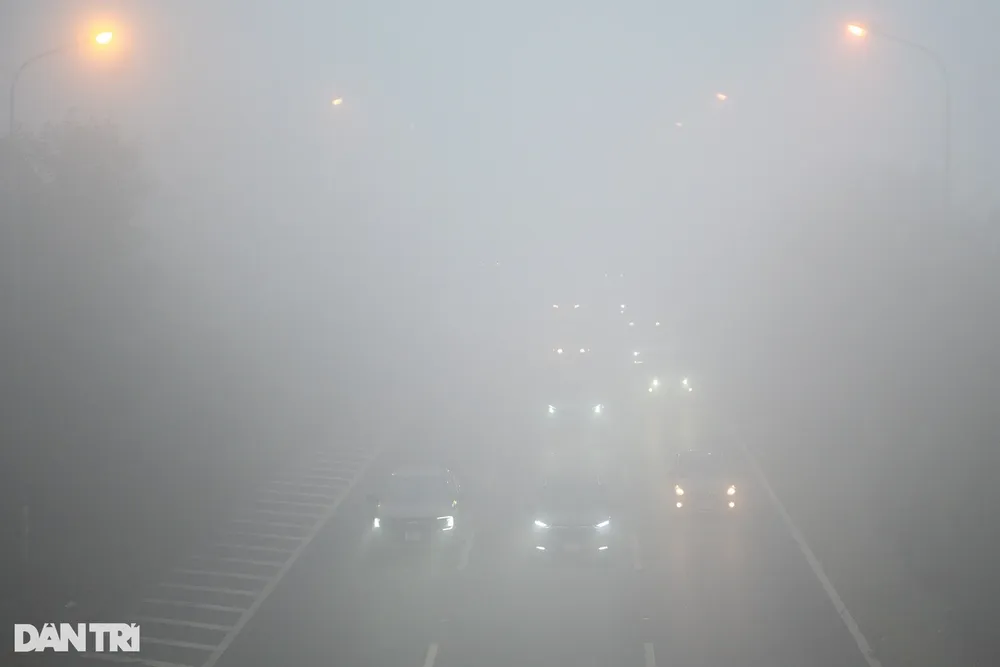
#> input picture foggy_test.webp, 1000 x 667 px, shrunk from 1360 x 907 before the run
$ python -i INFERENCE_Test.py   (imports and definitions only)
#> lines starting #> are read from the running program, lines starting #| are printed output that depends on the picture
#> further down, picture is the input picture: shape (667, 1000, 3); mean B, G, R 165.8, 164.5, 162.5
import cv2
import os
from ultralytics import YOLO

# =========================================================
# HÀM BỔ TRỢ: TỰ ĐỘNG LỌC SƯƠNG BẰNG CLAHE CHO TỪNG FRAME
# =========================================================
def apply_clahe_to_frame(img):
    if img is None: return None
    lab = cv2.cvtColor(img, cv2.COLOR_BGR2LAB)
#> lab: shape (667, 1000, 3); mean of channels 0, 1, 2 171.5, 127.5, 127.1
    l, a, b = cv2.split(lab)
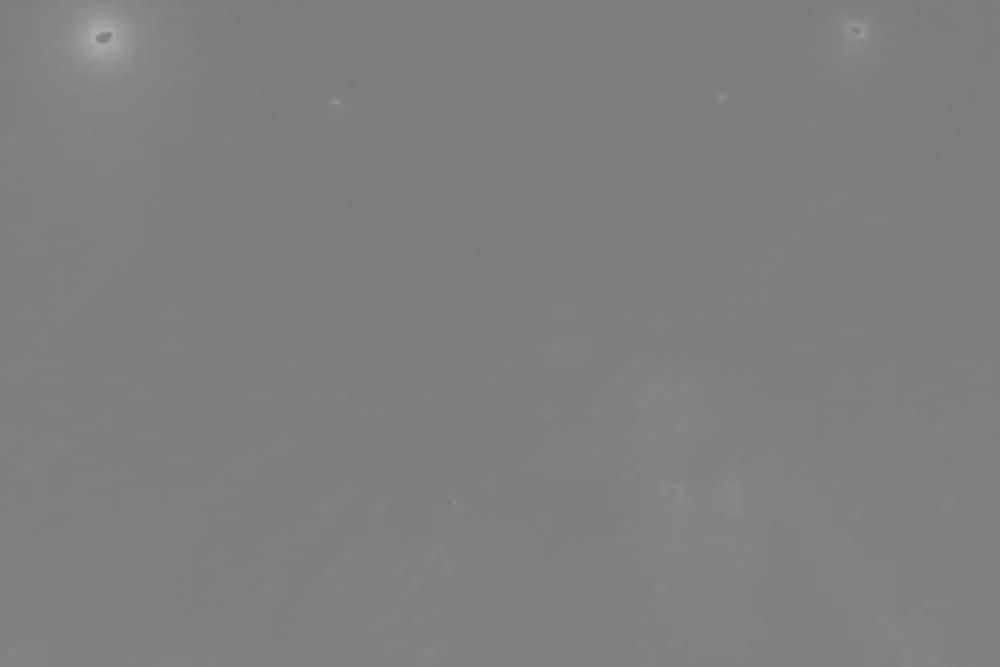
#> b: shape (667, 1000); min 122, max 174, mean 127.1
    clahe = cv2.createCLAHE(clipLimit=2.0, tileGridSize=(8,8))
    cl = clahe.apply(l)
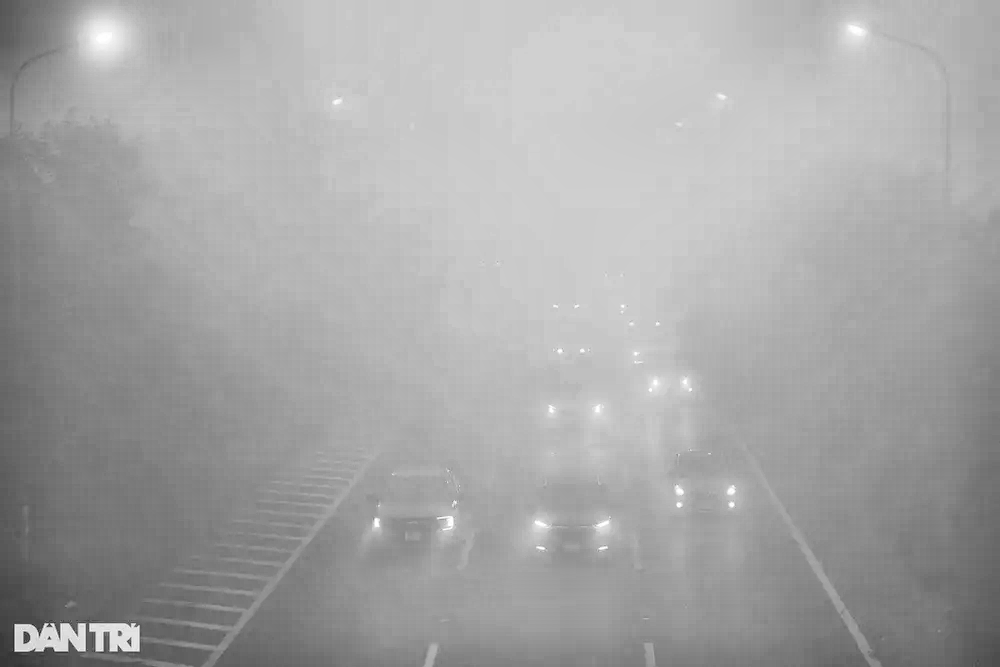
#> cl: shape (667, 1000); min 40, max 255, mean 165.8
    return cv2.cvtColor(cv2.merge((cl,a,b)), cv2.COLOR_LAB2BGR)

# =========================================================
# HÀM 1: TEST TRÊN ẢNH ĐƠN (PICTURE)
# =========================================================
# [89 lines left out: functions detect_vehicle_picture, detect_vehicle_video, not called in this run]

# =========================================================
# KHU VỰC CHẠY THỬ (MAIN)
# =========================================================
# [10 lines not run here, left out]

>>> import cv2
>>> picture = cv2.imread('foggy_test.webp')
>>> result = apply_clahe_to_frame(picture)

$ run again, on rainy_test_vn.jpeg
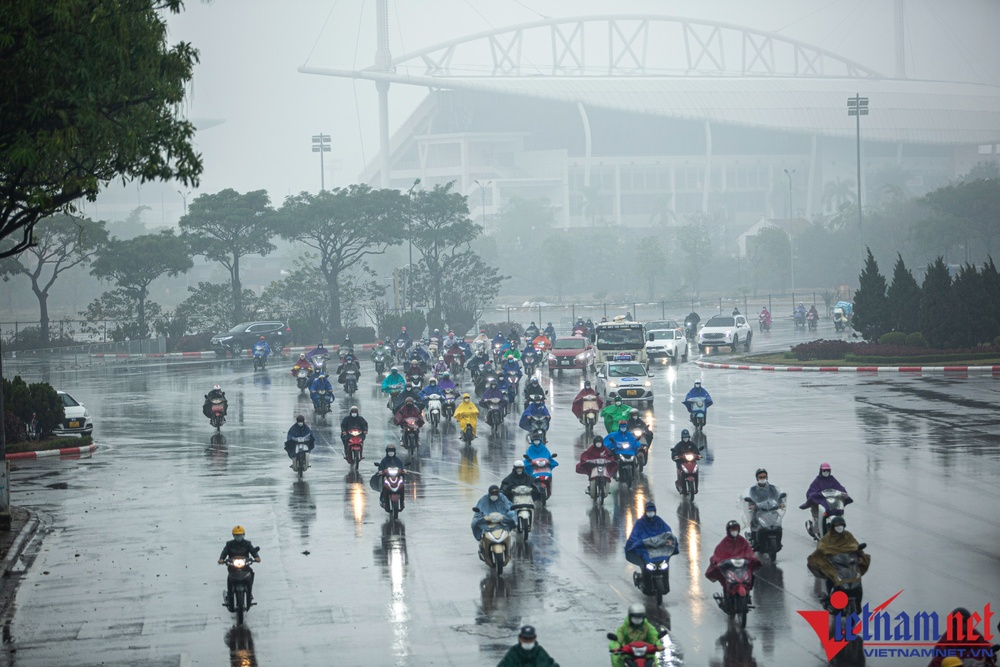
#> input picture rainy_test_vn.jpeg, 1000 x 667 px, shrunk from 1900 x 1267 before the run
#> picture is the input picture: shape (667, 1000, 3); mean B, G, R 156.6, 152.9, 141.2
#> lab: shape (667, 1000, 3); mean of channels 0, 1, 2 157.3, 124.8, 124.8
#> in apply_clahe_to_frame, `l, a, b = cv2.split(lab)`:
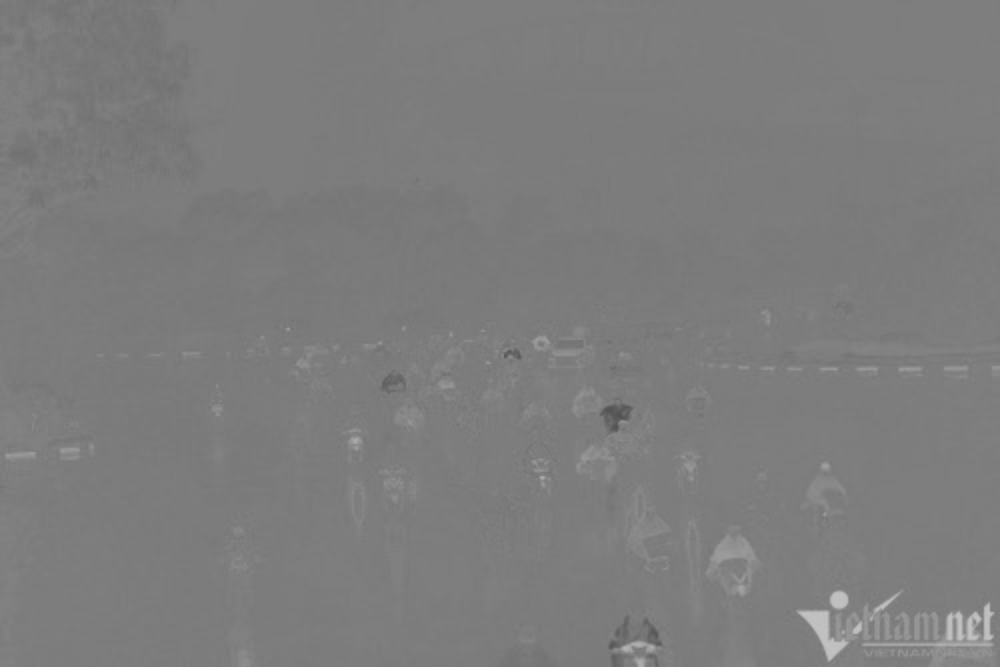
#> a: shape (667, 1000); min 82, max 195, mean 124.8
#> in apply_clahe_to_frame, `return cv2.cvtColor(cv2.merge((cl,a,b)), cv2.COLOR_LAB2BGR)`:
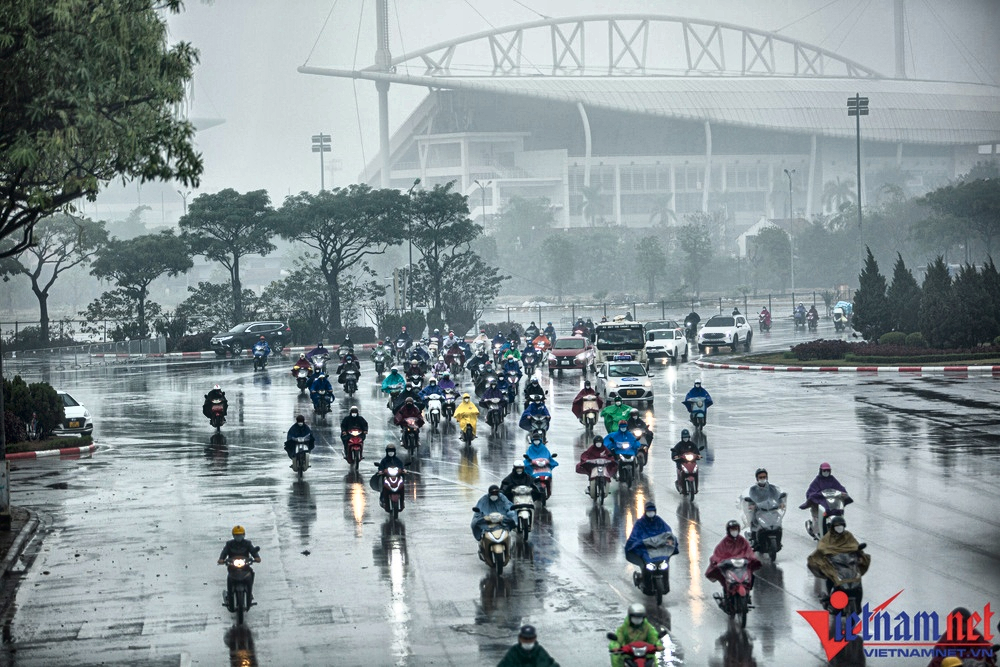
#> returned value: shape (667, 1000, 3); mean B, G, R 153, 149.6, 138
